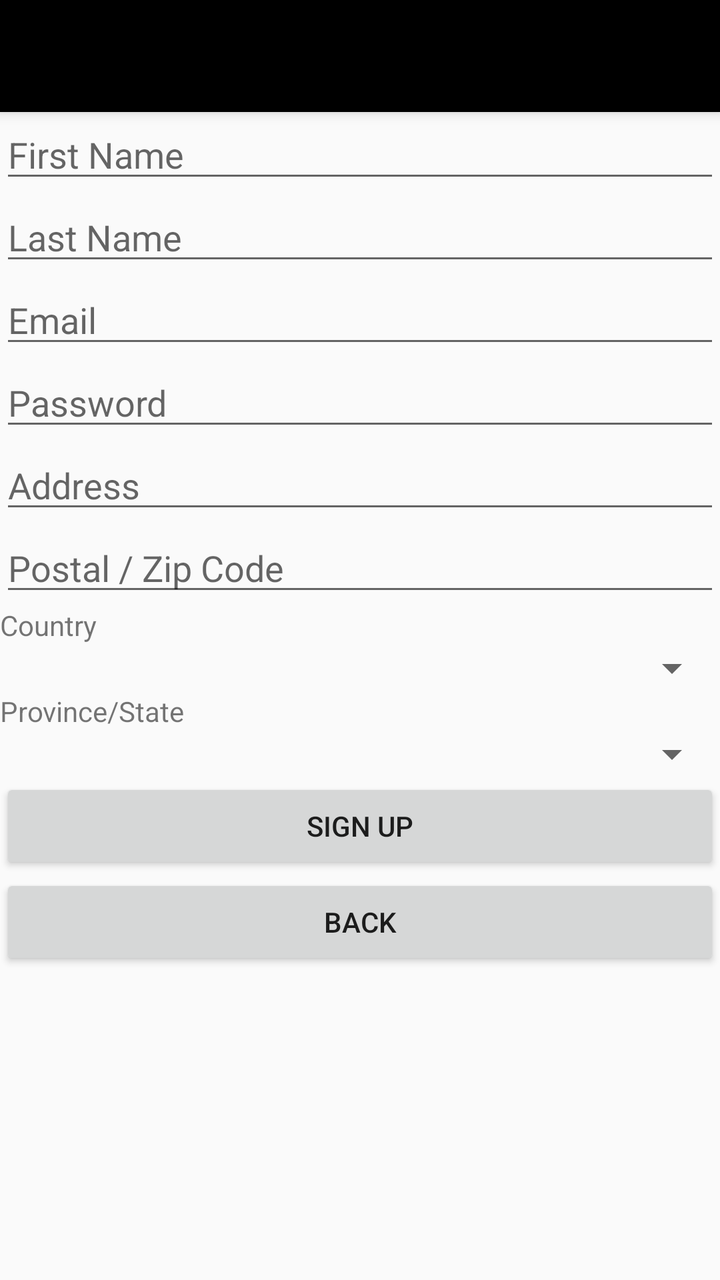
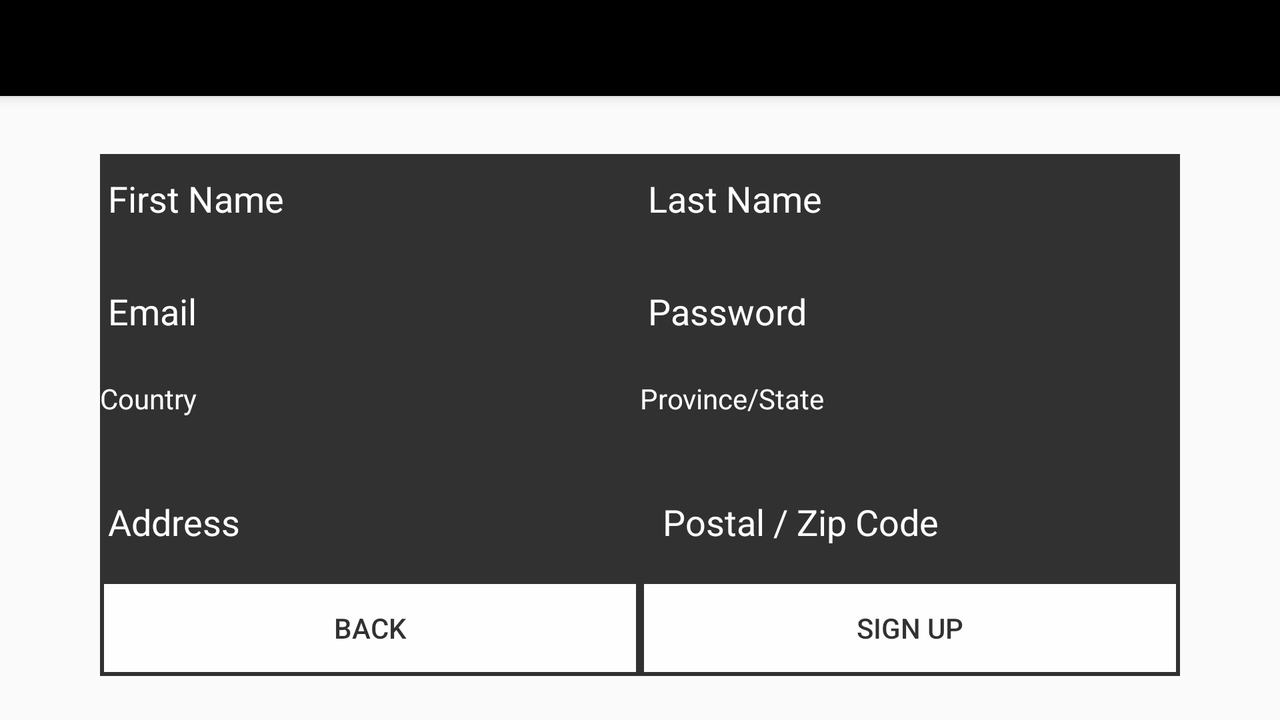

One screen, two layout resources from the same app: the default and the repository's alternative for another configuration. Each is rendered where Android would select it; the XML of both is given below.
<!-- AndroidManifest.xml: application theme AppTheme -->
<!-- res/layout/app_bar_sign_up.xml -->
<?xml version="1.0" encoding="utf-8"?>
<android.support.design.widget.CoordinatorLayout xmlns:android="http://schemas.android.com/apk/res/android"
    xmlns:app="http://schemas.android.com/apk/res-auto"
    xmlns:tools="http://schemas.android.com/tools"
    android:layout_width="match_parent"
    android:layout_height="match_parent"
    tools:context="com.example.andylao.apeshop.SignUp">

    <android.support.design.widget.AppBarLayout
        android:layout_width="match_parent"
        android:layout_height="wrap_content"
        android:theme="@style/AppTheme.AppBarOverlay">

        <android.support.v7.widget.Toolbar
            android:id="@+id/toolbar"
            android:layout_width="match_parent"
            android:layout_height="?attr/actionBarSize"
            android:background="?attr/colorPrimary"
            app:popupTheme="@style/AppTheme.PopupOverlay" />

    </android.support.design.widget.AppBarLayout>

    <LinearLayout
        android:layout_width="match_parent"
        android:layout_height="wrap_content"
        android:layout_marginTop="55dp"
        android:orientation="vertical">

        <EditText
            android:id="@+id/sign_up_first_name_txt"
            android:layout_width="match_parent"
            android:layout_height="wrap_content"
            android:ems="10"
            android:hint="@string/first_name"
            android:inputType="textPersonName" />

        <EditText
            android:id="@+id/sign_up_last_name_txt"
            android:layout_width="match_parent"
            android:layout_height="wrap_content"
            android:ems="10"
            android:hint="@string/last_name"
            android:inputType="textPersonName" />

        <EditText
            android:id="@+id/sign_up_email_txt"
            android:layout_width="match_parent"
            android:layout_height="wrap_content"
            android:ems="10"
            android:hint="@string/email"
            android:inputType="textEmailAddress" />

        <EditText
            android:id="@+id/sign_up_password_txt"
            android:layout_width="match_parent"
            android:layout_height="wrap_content"
            android:ems="10"
            android:hint="@string/password"
            android:inputType="textPassword" />

        <EditText
            android:id="@+id/sign_up_address_txt"
            android:layout_width="match_parent"
            android:layout_height="wrap_content"
            android:ems="10"
            android:hint="@string/address"
            android:inputType="textPersonName" />

        <EditText
            android:id="@+id/sign_up_code_txt"
            android:layout_width="match_parent"
            android:layout_height="wrap_content"
            android:ems="10"
            android:hint="@string/postal_zip_code"
            android:inputType="textPersonName" />

        <TextView
            android:id="@+id/sign_up_country"
            android:layout_width="match_parent"
            android:layout_height="wrap_content"
            android:text="@string/country" />

        <Spinner
            android:id="@+id/sign_up_country_spinner"
            android:layout_width="match_parent"
            android:layout_height="wrap_content" />

        <TextView
            android:id="@+id/sign_up_province"
            android:layout_width="match_parent"
            android:layout_height="wrap_content"
            android:text="@string/province_state" />

        <Spinner
            android:id="@+id/sign_up_province_spinner"
            android:layout_width="match_parent"
            android:layout_height="wrap_content" />

        <Button
            android:id="@+id/sign_up_btn"
            android:layout_width="match_parent"
            android:layout_height="wrap_content"
            android:text="@string/sign_up" />

        <Button
            android:id="@+id/sign_up_back_btn"
            android:layout_width="match_parent"
            android:layout_height="wrap_content"
            android:onClick="showHome"
            android:text="@string/back"/>

    </LinearLayout>

</android.support.design.widget.CoordinatorLayout>
<!-- resources referenced by this layout -->
<resources>
  <string name="address">Address</string>
  <string name="back">Back</string>
  <string name="country">Country</string>
  <string name="email">Email</string>
  <string name="first_name">First Name</string>
  <string name="last_name">Last Name</string>
  <string name="password">Password</string>
  <string name="postal_zip_code">Postal / Zip Code</string>
  <string name="province_state">Province/State</string>
  <string name="sign_up">Sign Up</string>
  <style name="AppTheme.AppBarOverlay" parent="ThemeOverlay.AppCompat.Dark.ActionBar" />
  <style name="AppTheme.PopupOverlay" parent="ThemeOverlay.AppCompat.Light" />
  <style name="AppTheme" parent="Theme.AppCompat.DayNight.DarkActionBar">
          
          <item name="colorPrimary">@color/colorPrimary</item>
          <item name="colorPrimaryDark">@color/colorPrimaryDark</item>
          <item name="colorAccent">@color/colorAccent</item>
      </style>
  <color name="colorPrimary">#000000</color>
  <color name="colorPrimaryDark">#303F9F</color>
  <color name="colorAccent">#000000</color>
</resources>
<!-- res/layout-land/app_bar_sign_up.xml (the repository's variant of the layout above) -->
<!-- drawn on the phone turned sideways -->
<?xml version="1.0" encoding="utf-8"?>
<android.support.design.widget.CoordinatorLayout xmlns:android="http://schemas.android.com/apk/res/android"
    xmlns:app="http://schemas.android.com/apk/res-auto"
    xmlns:tools="http://schemas.android.com/tools"
    android:layout_width="match_parent"
    android:layout_height="match_parent"
    android:background="@drawable/background1"
    tools:context="com.example.andylao.apeshop.SignUp">

    <android.support.design.widget.AppBarLayout
        android:layout_width="match_parent"
        android:layout_height="wrap_content"
        android:theme="@style/AppTheme.AppBarOverlay">

        <android.support.v7.widget.Toolbar
            android:id="@+id/toolbar"
            android:layout_width="match_parent"
            android:layout_height="?attr/actionBarSize"
            android:background="?attr/colorPrimary"
            app:popupTheme="@style/AppTheme.PopupOverlay" />

    </android.support.design.widget.AppBarLayout>

    <LinearLayout
        android:layout_width="match_parent"
        android:layout_height="wrap_content"
        android:layout_marginTop="55dp"
        android:layout_marginLeft="50dp"
        android:layout_marginRight="50dp"
        android:orientation="vertical"
        android:background="@color/colorPrimary"
        android:alpha="0.8"
        android:layout_gravity="center_vertical">

        <LinearLayout
            android:layout_width="match_parent"
            android:layout_height="match_parent"
            android:layout_weight="1"
            android:layout_marginBottom="15dp"
            android:orientation="horizontal">

            <EditText
                android:id="@+id/sign_up_first_name_txt"
                android:layout_width="match_parent"
                android:layout_height="wrap_content"
                android:textColorHint="@color/textColor"
                android:textColor="@color/textColor"
                android:layout_marginRight="15dp"
                android:layout_weight="1"
                android:ems="10"
                android:hint="@string/first_name"
                android:inputType="textPersonName" />

            <EditText
                android:id="@+id/sign_up_last_name_txt"
                android:layout_width="match_parent"
                android:layout_height="wrap_content"
                android:textColorHint="@color/textColor"
                android:textColor="@color/textColor"
                android:layout_weight="1"
                android:ems="10"
                android:hint="@string/last_name"
                android:inputType="textPersonName" />
        </LinearLayout>

        <LinearLayout
            android:layout_width="match_parent"
            android:layout_height="match_parent"
            android:layout_marginBottom="15dp"
            android:layout_weight="1"
            android:orientation="horizontal">

            <EditText
                android:id="@+id/sign_up_email_txt"
                android:layout_width="match_parent"
                android:layout_height="wrap_content"
                android:textColorHint="@color/textColor"
                android:textColor="@color/textColor"
                android:layout_marginRight="15dp"
                android:layout_weight="1"
                android:ems="10"
                android:hint="@string/email"
                android:inputType="textEmailAddress" />

            <EditText
                android:id="@+id/sign_up_password_txt"
                android:layout_width="match_parent"
                android:layout_height="wrap_content"
                android:textColorHint="@color/textColor"
                android:textColor="@color/textColor"
                android:layout_weight="1"
                android:ems="10"
                android:hint="@string/password"
                android:inputType="textPassword" />
        </LinearLayout>

        <LinearLayout
            android:layout_width="match_parent"
            android:layout_height="match_parent"
            android:layout_weight="1"
            android:layout_marginBottom="15dp"
            android:orientation="horizontal">

            <TextView
                android:id="@+id/sign_up_country"
                android:layout_width="match_parent"
                android:layout_height="wrap_content"
                android:textColorHint="@color/textColor"
                android:textColor="@color/textColor"
                android:layout_marginRight="15dp"
                android:layout_weight="1"
                android:text="@string/country" />

            <TextView
                android:id="@+id/sign_up_province"
                android:layout_width="match_parent"
                android:layout_height="wrap_content"
                android:textColorHint="@color/textColor"
                android:textColor="@color/textColor"
                android:layout_weight="1"
                android:text="@string/province_state" />
        </LinearLayout>

        <LinearLayout
            android:layout_width="match_parent"
            android:layout_height="match_parent"
            android:layout_weight="1"
            android:layout_marginBottom="15dp"
            android:orientation="horizontal">

            <Spinner
                android:id="@+id/sign_up_country_spinner"
                android:layout_width="match_parent"
                android:layout_height="wrap_content"
                android:layout_marginRight="15dp"
                android:layout_weight="1"
                android:background="@color/textColor"
                android:alpha="0.8"/>

            <Spinner
                android:id="@+id/sign_up_province_spinner"
                android:layout_width="match_parent"
                android:layout_height="wrap_content"
                android:layout_weight="1"
                android:background="@color/textColor"
                android:alpha="0.8"/>

        </LinearLayout>

        <LinearLayout
            android:layout_width="match_parent"
            android:layout_height="match_parent"
            android:layout_weight="1"
            android:layout_marginBottom="10dp"
            android:orientation="horizontal">

            <EditText
                android:id="@+id/sign_up_address_txt"
                android:layout_width="wrap_content"
                android:layout_height="wrap_content"
                android:textColorHint="@color/textColor"
                android:textColor="@color/textColor"
                android:layout_marginRight="15dp"
                android:layout_weight="1"
                android:ems="10"
                android:hint="@string/address"
                android:inputType="textPersonName" />

            <EditText
                android:id="@+id/sign_up_code_txt"
                android:layout_width="wrap_content"
                android:layout_height="wrap_content"
                android:textColorHint="@color/textColor"
                android:textColor="@color/textColor"
                android:layout_weight="1"
                android:ems="10"
                android:hint="Postal / Zip Code"
                android:inputType="textPersonName" />

        </LinearLayout>


        <LinearLayout
            android:layout_width="match_parent"
            android:layout_height="match_parent"
            android:layout_weight="1"
            android:orientation="horizontal">

            <Button
                android:id="@+id/sign_up_back_btn"
                android:layout_width="match_parent"
                android:layout_height="wrap_content"
                android:layout_weight="1"
                android:background="@drawable/button_background"
                android:onClick="showHome"
                android:text="@string/back"
                android:textColor="@color/colorPrimary" />

            <Button
                android:id="@+id/sign_up_btn"
                android:layout_width="match_parent"
                android:layout_height="wrap_content"
                android:layout_weight="1"
                android:background="@drawable/button_background"
                android:text="@string/sign_up"
                android:textColor="@color/colorPrimary" />

        </LinearLayout>


    </LinearLayout>

</android.support.design.widget.CoordinatorLayout>
<!-- resources referenced by the variant -->
<!-- as the phone turned sideways resolves them -->
<resources>
  <color name="colorPrimary">#000000</color>
  <color name="textColor">#FFFFFF</color>
  <!-- drawable button_background (drawable) -->
  <?xml version="1.0" encoding="utf-8"?>
  <selector xmlns:android="http://schemas.android.com/apk/res/android">
      <item>
          <shape android:shape="rectangle">
  
              <solid android:color="#FFFFFF"/>
  
              <stroke android:color="#000000"
                  android:width="2dp"/>
              <corners android:radius="1dp"/>
          </shape>
  
      </item>
  
  </selector>
  <string name="address">Address</string>
  <string name="back">Back</string>
  <string name="country">Country</string>
  <string name="email">Email</string>
  <string name="first_name">First Name</string>
  <string name="last_name">Last Name</string>
  <string name="password">Password</string>
  <string name="province_state">Province/State</string>
  <string name="sign_up">Sign Up</string>
  <style name="AppTheme.AppBarOverlay" parent="ThemeOverlay.AppCompat.Dark.ActionBar" />
  <style name="AppTheme.PopupOverlay" parent="ThemeOverlay.AppCompat.Light" />
  <style name="AppTheme" parent="Theme.AppCompat.DayNight.DarkActionBar">
          
          <item name="colorPrimary">@color/colorPrimary</item>
          <item name="colorPrimaryDark">@color/colorPrimaryDark</item>
          <item name="colorAccent">@color/colorAccent</item>
      </style>
  <color name="colorPrimaryDark">#303F9F</color>
  <color name="colorAccent">#000000</color>
</resources>
